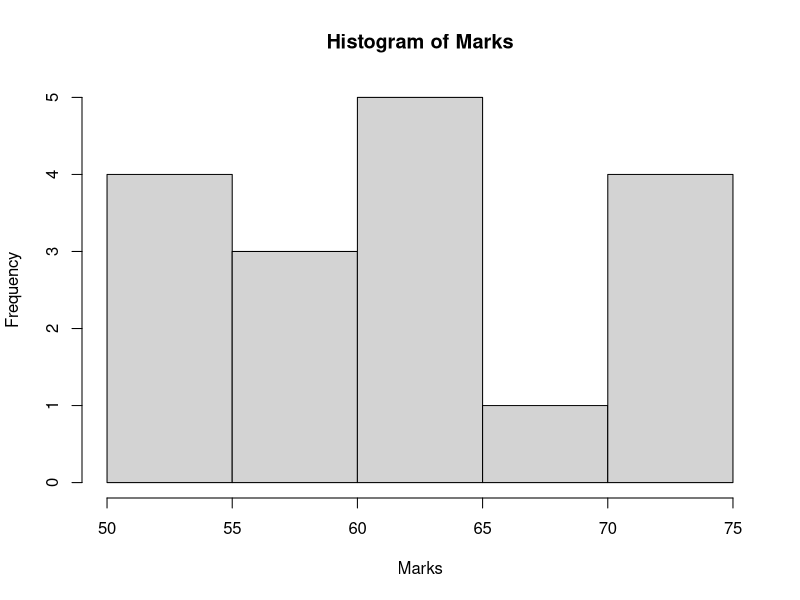

Recreate this plot in R.
marks <- c(55,60,71,63,55,65,50,55,58,
           59,61,63,65,67,71,72,75)
sorted_marks <- sort(marks)
print("Sorted Marks")
print(sorted_marks)
bin1 <- sorted_marks[1:6]
bin2 <- sorted_marks[7:12]
bin3 <- sorted_marks[13:17]
print("Equal-Frequency Bins")
print(bin1)
print(bin2)
print(bin3)
hist(marks,
     main="Histogram of Marks",
     xlab="Marks",
     ylab="Frequency")
min_marks <- min(marks)
max_marks <- max(marks)
width <- (max_marks - min_marks) / 3
print("Minimum")
print(min_marks)
print("Maximum")
print(max_marks)
print("Bin Width")
print(width)
equal_width_bins <- cut(marks,
                        breaks=3,
                        include.lowest=TRUE)
print("Equal-Width Bins")
print(equal_width_bins)
